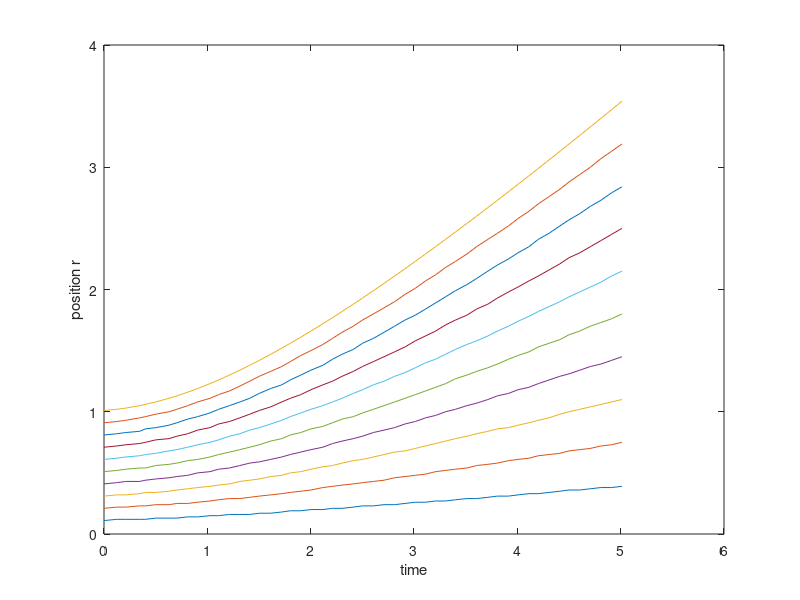
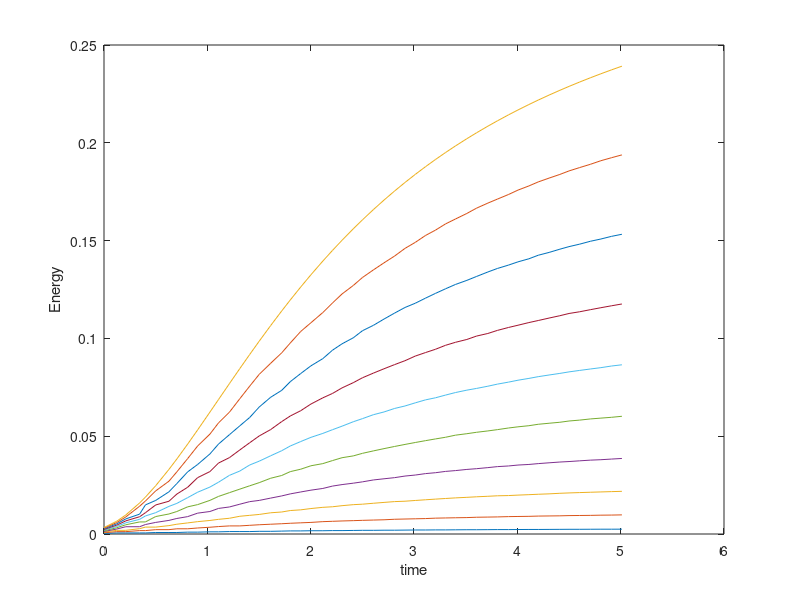
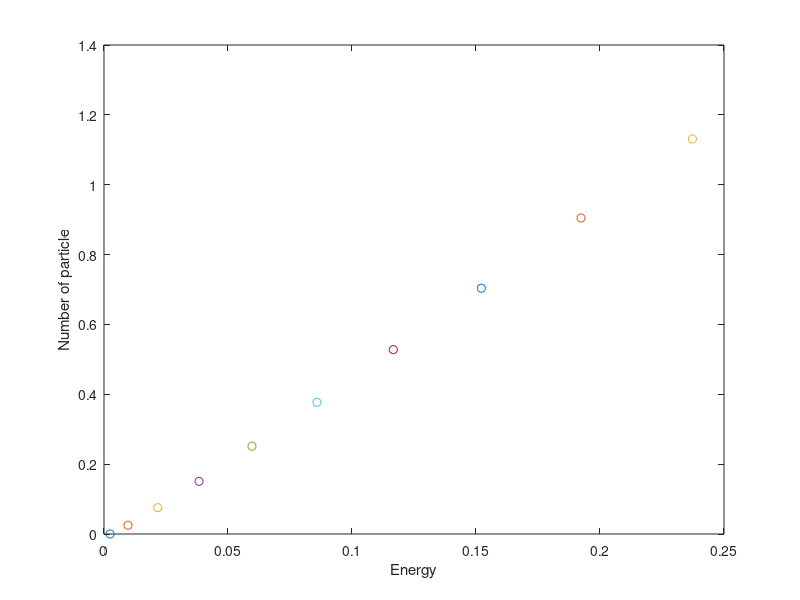

The MATLAB source for these figures, in order:
clear
close all

% Position matrix
R_TT =[];
% Time array
TT = [];

% Constants
eps0 = 1;
rho0 = 1;
m = 1;
beta = (1/3)*rho0/(eps0*m);

% Integration step
h = 0.01;

% initial sphere
dr = 0.1;
r0 = dr:dr:1;

% Looping on time
for T=0:0.1:5

% R_T is the position at time T for different r0
R_T = zeros(1,length(r0));
% For every initial positions
for i=1:length(r0)
    t = 0;
    r = r0(i)+h;
    while(t<T)
        integrand = sqrt((r0(i)*r)/(2*beta*r0(i)^3*(r-r0(i))));
        t = t + integrand*h;
        r = r+h;
    end
    R_T(i) = r;
end
R_TT = [R_TT ; R_T];
TT = [TT t];
end

for i=1:length(r0)
    
    plot(TT,R_TT(:,i));
    hold on
    r0(i)

end
xlabel('time')
ylabel('position r')
pause


% SO NOW WE HAVE POSITION WITH T : we need to compute energy. 

% Velocity
V_TT = zeros(size(R_TT,1),size(R_TT,2));
for i=1:length(r0)
    V_TT(:,i) = sqrt(2*beta*r0(i)^3*(1/r0(i) - 1./R_TT(:,i)));
end

E_TT = 0.5 * m * V_TT.^2;

% Energy plot
figure

for i=1:length(r0)
    plot(TT,E_TT(:,i));
    
    hold on
end
xlabel('time')
ylabel('Energy')
pause


% FINALLY we want energy function of number of particles at time t1 (index)
t1 = 50;

N = size(r0);
figure

for i=1:length(r0)
    N(i) = 4*pi*(r0(i)^2 * dr - r0(i)*dr^2)*rho0 ;
    plot(E_TT(t1,i),N(i),'o')
    hold on
end
ylabel('Number of particle')
xlabel('Energy')
